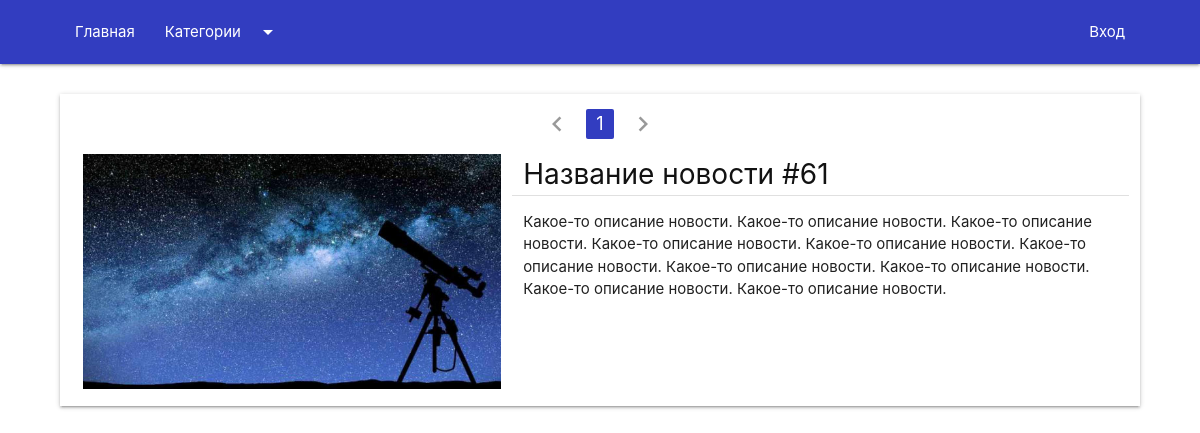
The app's page /news/category/astronomy/, older data.
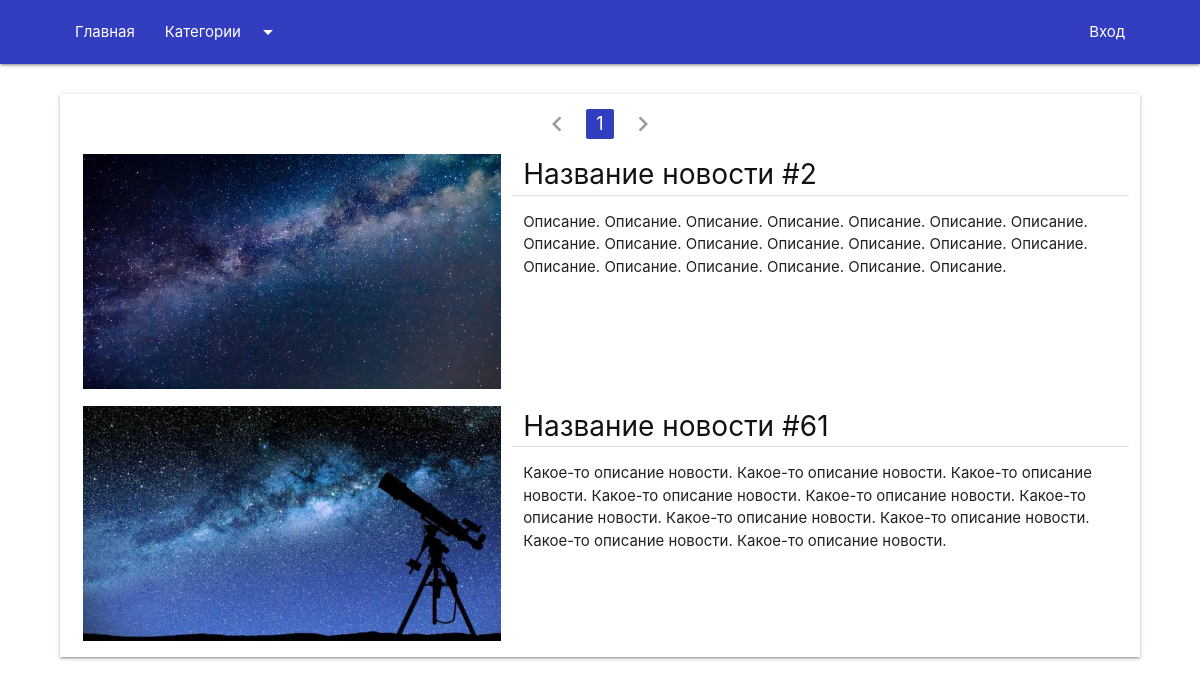
The same page, newer data.
### News/models.py (models this page shows, shortened)
class News(models.Model):
    visible = models.BooleanField(default=False, verbose_name='Показывать новость')
    title = models.CharField(max_length=1024, verbose_name='Название')
    short_desc = models.TextField(verbose_name='Краткое описание')
    tags = models.TextField(default='', blank=True, verbose_name='Тэги (через запятую)')
    category = models.ManyToManyField('Category', verbose_name='Категории')
    image = ProcessedImageField(upload_to='images/news-posters/',
                                 format='JPEG',
                                 processors=[ResizeToFill(1280, 720)],
                                 options={'quality': 75},
                                verbose_name='Постер',
                                help_text='Соотношение сторон будет преобразовано в 2:1')
    body = RichTextUploadingField(default='', verbose_name='Содержание')
    date = models.DateTimeField(default=timezone.now, verbose_name='Дата')
    date_edit = models.DateTimeField(auto_now=True, verbose_name='Дата изменения')
    class Meta:
        verbose_name = 'Новости'
        verbose_name_plural = 'Новости'
        ordering = ['-date']

### News/views.py (the view, shortened to what this page needs)
# urls.py: path('category/<category>/', news_category),
def news_category(request, category):
    NEWS_BY_PAGE = 12
    current_page = 1
    category = Category.objects.get(slug=category)
    news_list = News.objects.filter(category=category, visible=True)
    news_list, pages = pagination(current_page, news_list, NEWS_BY_PAGE)
    return render(request, 'News/NewsCategory.html', {'categories': get_category_list(),
                                                      'category': category,
                                                      'news_list': news_list,
                                                      'pages': pages})

### Main/templatetags/main_extras.py (called while the page is built)
@register.filter
def last_index(value):
    return value[-1]

### Main/utils.py (called while the page is built)
def pagination(current_page, objects, obj_in_page):
    MAX_PAGINATION = 4
    max_pages = math.ceil(objects.count() / obj_in_page)
    min_page = current_page - MAX_PAGINATION if current_page - MAX_PAGINATION > 0 else 1
    max_page = current_page + MAX_PAGINATION + 1 if current_page + MAX_PAGINATION + 1 <= max_pages else max_pages + 1
    right = current_page*obj_in_page
    if right > objects.count():
        objects = objects[(current_page-1)*obj_in_page:]
    else:
        objects = objects[(current_page-1)*obj_in_page:right]
    return objects, {'page': current_page, 'range': range(min_page, max_page), 'max_pages': max_pages}

### News/utils.py (called while the page is built)
def get_category_list():
    return Category.objects.all()

### templates/News/NewsCategory.html (shortened to what this page needs)
{% extends 'base.html' %}
{% load static %}
{% load main_extras %}
{% block content %}
    <div class="container">
        <div class="row">
            <div class="col s12 news-list z-depth-1">
                <div class="col s12 no-padding">
                    <ul class="pagination center">
                        {% if pages.page == pages.range.0 %}
                            <li class="disabled"><a href=""><i class="material-icons">chevron_left</i></a></li>
                        {% else %}
                            <li class="waves-effect"><a href="/?page={{ pages.page|add:"-1" }}"><i class="material-icons">chevron_left</i></a></li>
                        {% endif %}
                        {% for i in pages.range %}
                            {% if i == pages.page %}
                                <li class="active"><a href="#!">{{ i }}</a></li>
                            {% else %}
                                <li class="waves-effect"><a href="/?page={{ i }}">{{ i }}</a></li>
                            {% endif %}
                        {% endfor %}
                        {% if pages.page == pages.range|last_index %}
                            <li class="disabled"><a href="#!"><i class="material-icons">chevron_right</i></a></li>
                        {% else %}
                            <li class="waves-effect"><a href="/?page={{ pages.page|add:"1" }}"><i class="material-icons">chevron_right</i></a></li>
                        {% endif %}
                    </ul>
                </div>
                {% for news in news_list %}
                    <div class="col s12 xl10 offset-xl1 news no-padding hide-on-small-only">
                        <div class="col s4 m5">
                            <img src="{{ news.image.url }}" class="responsive-img">
                        </div>
                        <div class="col s8 m7 title">
                            <a href="/news/?id={{ news.id }}"><h4 >{{ news.title }}</h4></a>
                        </div>
                        <div class="col s8 m7 divider"></div>
                        <div class="col s8 m7">
                            <p class="short-desc">{{ news.short_desc }}</p>
                        </div>
                    </div>
                {% endfor %}
            </div>
        </div>
    </div>
{% endblock content %}

Row changes from the older to the newer data that the page shows:
added News: image (picture), title "Название новости #2", short_desc "Описание. Описание. Описание. Описание. Описание. Описание. Описание. Описание. Описание. Описание. Описание. Описание. Описание. Описание. Описание. Описание. Описание. Описание. Описание. Описание."
